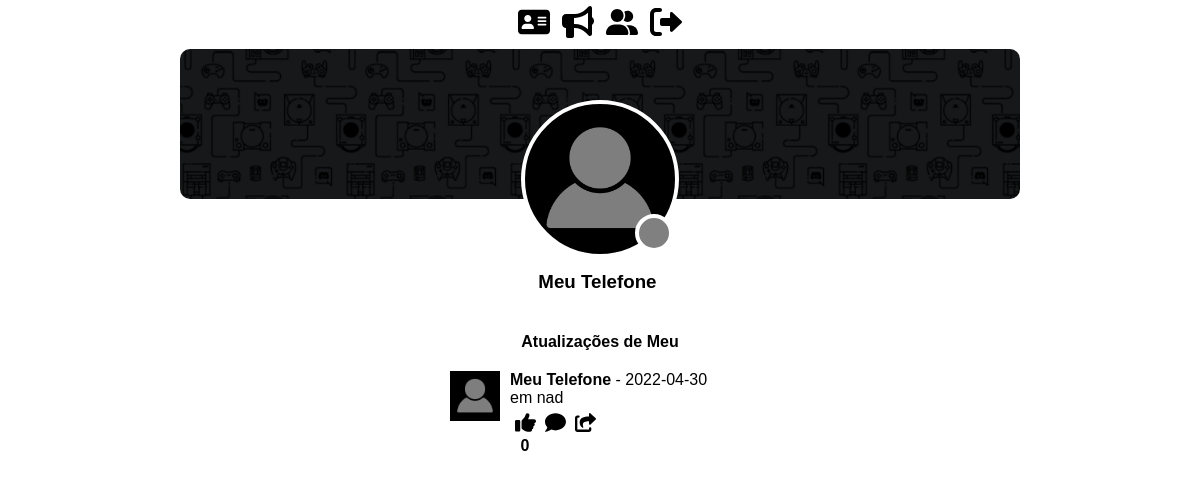
Page /perfil/index.php?conta=21 (signed in) on the earlier database version.
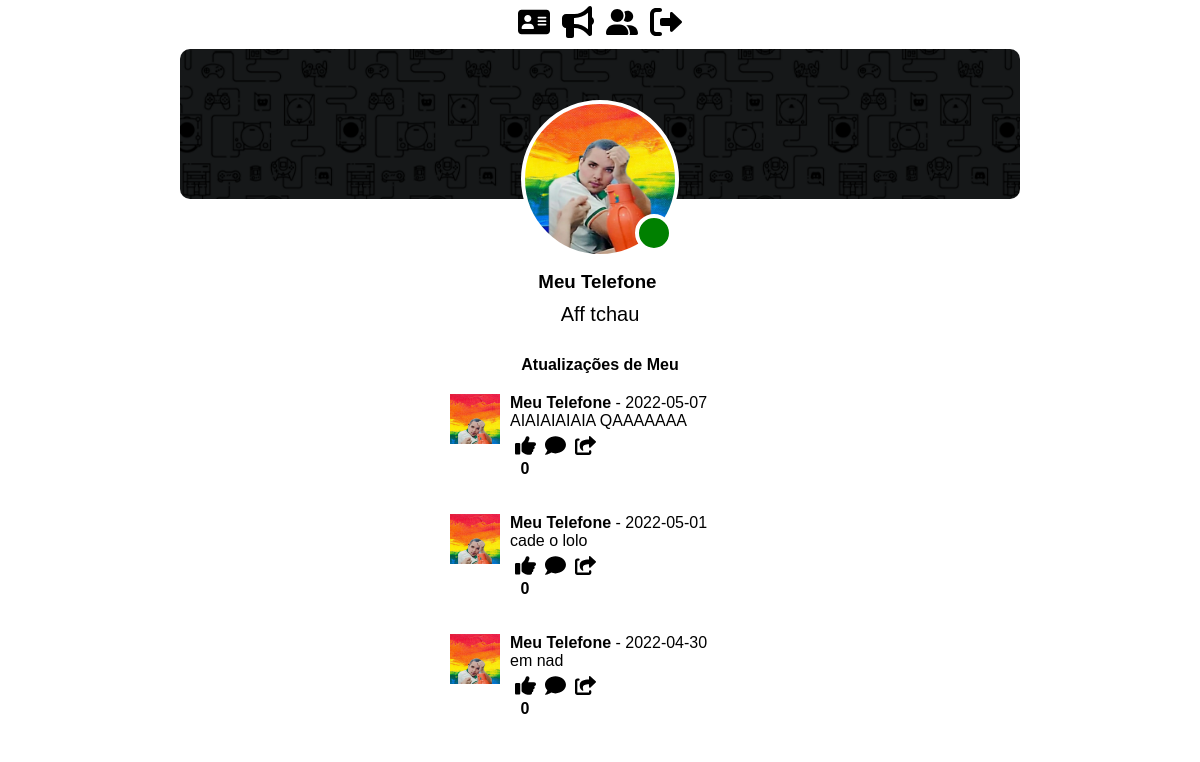
Same page on the later database version.
### tables this page shows
CREATE TABLE `perfil` (
  `id` int(11) NOT NULL,
  `apelido` varchar(100) NOT NULL,
  `capa` varchar(200) NOT NULL,
  `biografia` varchar(100) NOT NULL,
  `turma` varchar(50) NOT NULL,
  `foto` varchar(200) NOT NULL
);

CREATE TABLE `contas` (
  `id` int(11) NOT NULL,
  `nome` varchar(30) NOT NULL,
  `sobrenome` varchar(30) NOT NULL,
  `email` varchar(30) NOT NULL,
  `senha` varchar(30) NOT NULL,
  `status` tinyint(4) NOT NULL,
  `verificado` tinyint(4) NOT NULL,
  `criacao` varchar(50) NOT NULL
);

CREATE TABLE `publicacoes` (
  `id` int(11) NOT NULL,
  `data` date NOT NULL DEFAULT current_timestamp(),
  `midia` varchar(100) NOT NULL,
  `texto` text NOT NULL,
  `likes` int(11) NOT NULL DEFAULT 0,
  `privacidade` int(11) NOT NULL DEFAULT 0,
  `reacoes` int(11) NOT NULL DEFAULT 0,
  `denuncias` int(11) NOT NULL DEFAULT 0,
  `idConta` int(11) NOT NULL,
  `idPerfil` int(11) NOT NULL
);

### perfil/index.php (the view, shortened to what this page needs)
<?php
    include("../content/code/conexao.php");
    $token = $_SESSION['email'];
    $login = "SELECT * FROM contas WHERE email=:token";
    try{
        $get = $conect->prepare($login);
        $get->bindParam(':token',$token,PDO::PARAM_STR);
        $get->execute();
        if($get->rowCount()>0){
            $ac = $get->fetch(PDO::FETCH_OBJ);
            $id = $ac->id;
        }
    } catch(PDOException $e){
    }
    $acID = $_GET['conta'];
    $acSelect = "SELECT * FROM contas WHERE id=:acID";
    try{
        $acr = $conect->prepare($acSelect);
        $acr->bindParam(':acID',$acID, PDO::PARAM_INT);
        $acr->execute();
        if($acr->rowCount()>0){
            $acc = $acr->fetch(PDO::FETCH_OBJ);
            $acnome = $acc->nome;
            $acsobrenome = $acc->sobrenome;
            $acstatus = $acc->status;
            $acverificado = $acc->verificado;
            $pSelect = "SELECT * FROM perfil WHERE id=:pID";
            $pCon = $conect->prepare($pSelect);
            $pCon->bindParam(':pID', $acID, PDO::PARAM_INT);
            $pCon->execute();
            if($pCon->rowCount()>0){
                $pO = $pCon->fetch(PDO::FETCH_OBJ);
                $pBio = $pO->biografia;
                $pFoto = $pO->foto;
            }
        }
    }catch(PDOException $i){}
?>
<!DOCTYPE html>
<html lang="en">
<head>
    <link rel="stylesheet" href="style.css">
</head>
<body>
    <section class="main">
        <section class="content">
            <section class="infos">
                <div class="cape">
                    <div id="icon" class="icon" style="background-image: url(/content/img/alunos/<?php echo $pFoto; ?>">
                        <div class="status st<?php echo $acstatus ?>"></div>
                    </div>
                </div>
            </section>
            <section class="profile">
                <div class="namesdiv">
                    <h3 style="margin-left:20px;"><?php echo "$acnome $acsobrenome <button class='verificado$acverificado'></button>"; ?></h3>
                </div>
                <div class="biodiv">
                    <form action="" method="post">
                        <?php if($acID==$id) { ?>
                            <input name="alterbio" type="text" value="<?php echo $pBio; ?>">
                        <?php }else{ ?>
                            <div style="margin-top:10px;font-size:20px;text-align:center;"><?php echo $pBio; ?></div>
                        <?php } ?>
                    </form>
                </div>
                <div class="publicacoes">
                    <?php if($acID==$id) { ?>
                    <form method="post" class="publik">
                        <input type="text" placeholder="No que você está pensando?" name="textin" maxlength="26">
                        <input type="submit" value=">" name="publik">
                    </form>
                    <?php }else{ ?>
                        <b>Atualizações de <?php echo $acnome ?></b>
                    <?php } ?>
                    <?php
                        $select = "SELECT * FROM publicacoes WHERE idPerfil=$acID ORDER BY id DESC";
                        try{
                            $resultado = $conect->prepare($select);
                            $resultado->execute();
                            if($resultado->rowCount()>0){
                                while($show = $resultado->FETCH(PDO::FETCH_OBJ)){
                                    $acIDPub = $show->id;
                                    ?>
                    <div class="pub">
                        <div class="minicon" style="background-image: url(/content/img/alunos/<?php echo $pFoto; ?>"></div>
                        <div>
                            <div style="display:flex;flex-direction:column;align-items:flex-start;justify-content:center;">
                                <a><b><?php echo $acnome." ".$acsobrenome; ?></b> - <?php echo $show->data; ?></a>
                                <a class="textpub"><?php echo $show->texto; ?></a>
                            </div>
                            <form method="post">
                                <div style="display:flex;flex-direction:column;align-items:center;">
                                    <button name="curtir" class="curtir" id="curtir" value="<?php echo $acIDPub; ?>"></button>
                                    <b>0</b>
                                </div>
                                <button class="responder"></button>
                                <button class="compartilhar"></button>
                            </form>
                        </div>
                    </div>
                    <?php }}}catch(PDOException $e){ echo '<strong>ERRO DE PDO= </strong>'.$e->getMessage();} ?>
                </div>
            </section>
        </section>
    </section>
</body>
</html>

### perfil/style.css (style rules this page uses)
:root { --theme1: white; --theme2: black; }
* { margin:0px; font-family: arial; }
.infos { display:flex; align-items:center; justify-content:center; }
.cape { margin-top:5px; background-color: black; width:70%; height:150px; display:flex; justify-content:center; align-items:flex-end; border-radius:10px; background-size:100%; background-repeat:no-repeat; background-position:center; background-image: url(/content/img/capas/capa.png); }
.icon { background-color: var(--theme2); width:150px; height:150px; border-radius:100%; position:absolute; top:100px; border:4px solid var(--theme1); display:flex; justify-content:flex-end; align-items:flex-end; background-size:100%; background-repeat:no-repeat; background-position:center; cursor: pointer; }
.status { width:30px; height:30px; border-radius:100%; position:absolute; right:2px; bottom:2px; border:4px solid var(--theme1); }
.st1 { background-color: green; }
.main { position:absolute; width:100%; height:100%; display:flex; flex-direction: column; }
.content { background-color:var(--theme1); width:100%; }
.leftbar { background-color:var(--theme1); display:flex; flex-direction:row; justify-content: center; }
.leftbar button { width:40px; height:40px; margin:2px; text-align:left; border:0px; background-size:80%; background-repeat:no-repeat; background-position: center; background-color: var(--theme1); border-radius:10px; font-weight: bold; display: flex; justify-content: center; align-items: center; text-align: center; cursor: pointer; }
.perfil { background-image: url(/content/img/svg/perfil_b.svg); }
.anuncios { background-size:80% !important; background-image: url(/content/img/svg/anuncios_b.svg); }
.amigos { background-image: url(/content/img/svg/amigos_b.svg); }
.sair { background-image: url(/content/img/svg/sair_b.svg); }
.namesdiv { display:flex; justify-content: center; margin-top:70px; }
.biodiv { display:flex; justify-content: center; }
.biodiv form { width:90%; }
.verificado0 { border:0px; background-color: transparent; color:transparent; width: 20px; height: 20px; border:0px; border-radius:100%; background-color: transparent; }
.publicacoes { margin-top:30px; display: flex; justify-content: center; flex-direction: column; align-items: center; }
.pub { margin-top:20px; display: flex; flex-direction: row; width:300px; height:100px; }
.pub form { display:flex; flex-direction: row; }
.pub form button { width:30px; height:30px; border:0px; background-size:70%; background-repeat:no-repeat; background-position: center; background-color: transparent; border-radius: 10px; }
.minicon { background-color: black; width:50px !important; height:50px !important; background-size:100%; background-repeat:no-repeat; border:0px; margin-bottom:10px; margin-right:10px; }
.compartilhar { background-image: url(/content/img/svg/compartilhar_b.svg); }
.responder { background-image: url(/content/img/svg/comentar_b.svg); }
.curtir { background-image: url(/content/img/svg/curtir_b.svg); }
.st0 { background-color: gray; }

Differences in the rows shown:
changed perfil: foto: a different picture; biografia (not shown) → "Aff tchau"
changed contas "Meu": status 0 → 1 (drawn)
added publicacoes: idPerfil.foto (picture), idConta.nome "Meu", idConta.sobrenome "Telefone", data "2022-05-07", texto "AIAIAIAIAIA QAAAAAAA"
added publicacoes: idPerfil.foto (picture), idConta.nome "Meu", idConta.sobrenome "Telefone", data "2022-05-01", texto "cade o lolo"
changed through a linked row, publicacoes "em nad": idPerfil.foto: a different picture
